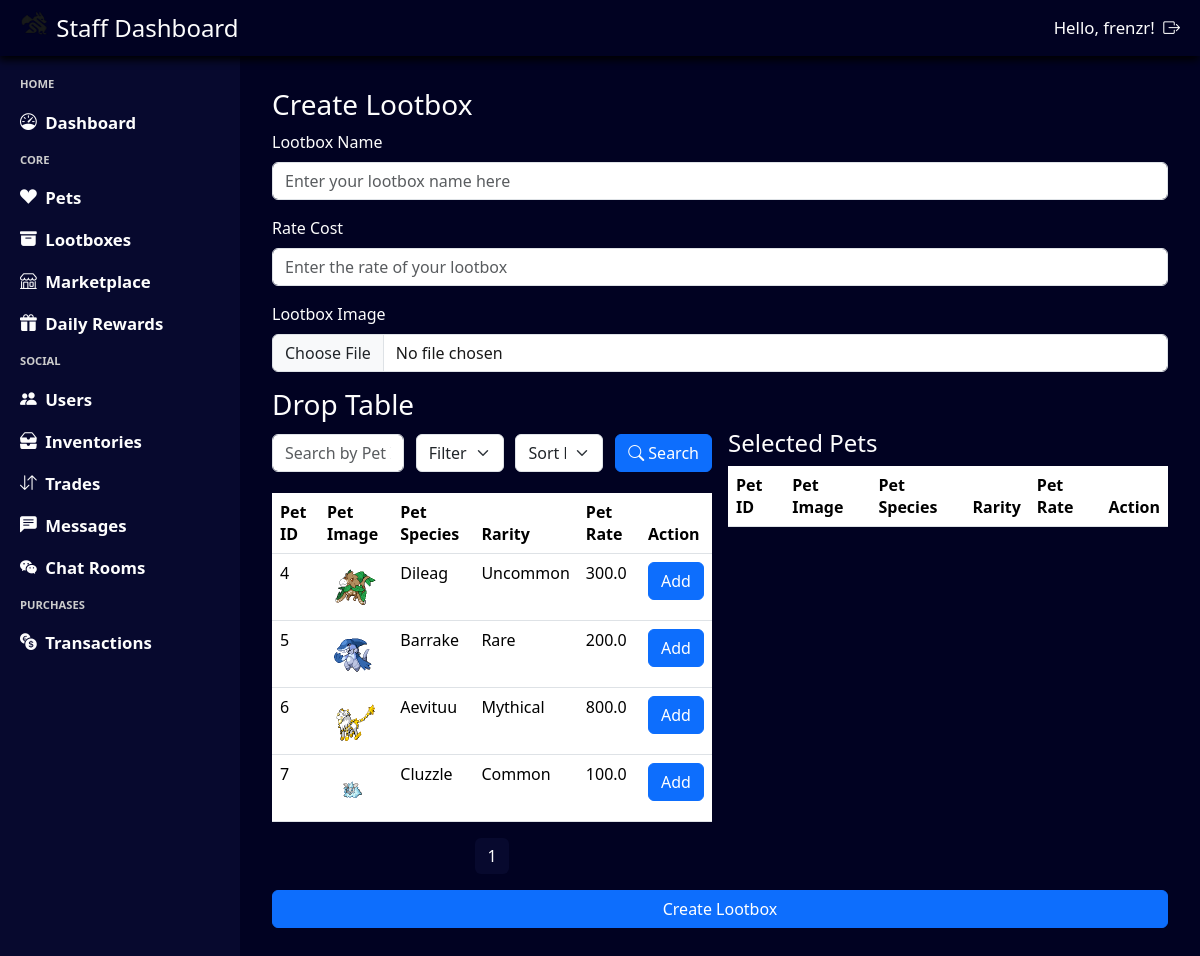
The page /staff/lootboxes/add/ (signed in) on the database its author committed.
### inventory/models.py (models this page shows, shortened)
class Pet(models.Model):
    class Rarity(models.IntegerChoices):
        COMMON = 0, 'Common'
        UNCOMMON = 1, 'Uncommon'
        RARE = 2, 'Rare'
        MYTHICAL = 3, 'Mythical'
        LEGENDARY = 4, 'Legendary'
    pet_rate = models.FloatField(null=True, blank=True)
    pet_species = models.CharField(max_length=50)
    rarity = models.IntegerField(choices=Rarity.choices)
    pet_image = models.ImageField(upload_to='pets/', null=True, blank=True)

### admin_system/views.py (the view, shortened to what this page needs)
# urls.py: path('lootboxes/add/', views.lootbox_add_view, name='lootboxes_add'),
@login_required(login_url='admin_login')
@user_passes_test(login_url='admin_login', test_func=is_staff)
def lootbox_add_view(request):
    query = request.GET.get('search', '')
    filter_by = request.GET.get('filter', '')
    sort_by = request.GET.get('sort', '')
    pets = Pet.objects.all()
    if sort_by == 'descending':
        pets = pets.reverse()
    paginator = Paginator(pets, 10)  # Show 10 pets per page
    page_number = request.GET.get('page')
    page_obj = paginator.get_page(page_number)
    rarity_choices = Pet.Rarity.choices
    return render(request, 'staff_lootboxes_add.html', {'page_obj': page_obj, 'rarity_choices': rarity_choices})

### admin_system/views.py (called while the page is built)
def is_staff(user):
    return user.is_staff

### base_template/context_processor.py (called while the page is built)
def profile_context(request):
    if request.user.is_authenticated:
        try:
            profile = Profile.objects.get(user = request.user)
            return {'navbar_profile': profile}
        except Profile.DoesNotExist:
            return {'navbar_profile': None}
    return {'navbar_profile': None}

### notification/context_processor.py (called while the page is built)
def notification_context(request):
    if request.user.is_authenticated:
        notifications = Notification.objects.filter(user=request.user, notif_status=Notification.Status.unread).count()
        return {'notifications': notifications}
    return {'notifications': 0}

### admin_system/templates/staff_lootboxes_add.html (shortened to what this page needs)
{% extends "staff_template.html" %}
{% load static %}
{% block css %}
    <link rel="stylesheet" href="{% static 'staff_lootboxes_add.css' %}"/>
{% endblock %}
{% block content %}
<div class="staff-lootboxes-add-container">
    <h3>Create Lootbox</h3>
    <div class="mb-3">
        <label for="lootbox_name" class="form-label">Lootbox Name</label>
        <input type="text" class="form-control" id="lootbox_name" placeholder="Enter your lootbox name here">
    </div>
    <div class="mb-3">
        <label for="rate_cost" class="form-label">Rate Cost</label>
        <input type="number" class="form-control" id="rate_cost" placeholder="Enter the rate of your lootbox">
    </div>
    <div class="mb-3">
        <label for="image" class="form-label">Lootbox Image</label>
        <input type="file" class="form-control" id="image">
    </div>
    <h3>Drop Table</h3>
    <div class="staff-lootboxes-add-droptable">
        <div class="staff-lootboxes-add-pets">
            <form class="staff-lootboxes-add-pets-header" method="get" action="{% url 'lootboxes_add' %}">
                <div id="search-container">
                    <input type="text" name="search" class="form-control staff-lootboxes-add-pets-header-search" placeholder="Search by Pet ID or Species" aria-label="Search" aria-describedby="basic-addon1">
                </div>
                <select name="filter" class="form-select staff-lootboxes-add-pets-header-filter" aria-label="Filter">
                    <option value="pet_id" selected>Filter by: Pet ID</option>
                </select>
                <select name="sort" class="form-select staff-lootboxes-add-pets-header-sort" aria-label="Sort">
                    <option value="" selected disabled>Sort by:</option>
                </select>
                <button class="btn btn-primary staff-lootboxes-add-pets-header-button" id="staff-lootboxes-add-pets-header-button-search">
                    <i class="bi bi-search"></i>
                    Search
                </button>
            </form>
            <table class="table">
                <thead>
                    <tr>
                        <th scope="col">Pet ID</th>
                        <th scope="col">Pet Image</th>
                        <th scope="col">Pet Species</th>
                        <th scope="col">Rarity</th>
                        <th scope="col">Pet Rate</th>
                        <th scope="col">Action</th>
                    </tr>
                </thead>
                <tbody>
                    {% for pet in page_obj %}
                    <tr>
                        <td>{{ pet.id }}</td>
                        <td><img src="{{ pet.pet_image.url }}" alt="Pet Image" width="50"></td>
                        <td>{{ pet.pet_species }}</td>
                        <td>{{ pet.get_rarity_display }}</td>
                        <td>{{ pet.pet_rate }}</td>
                        <td>
                            <button type="button" class="btn btn-primary add-pet-button" data-pet-id="{{ pet.id }}" data-rarity="{{ pet.get_rarity_display|lower }}">Add</button>
                        </td>
                    </tr>
                    {% endfor %}
                </tbody>
            </table>
            <nav aria-label="Page navigation">
                <ul class="pagination">
                    {% for num in page_obj.paginator.page_range %}
                        {% if page_obj.number == num %}
                            <li class="page-item active"><a class="page-link" href="#">{{ num }}</a></li>
                        {% elif num > page_obj.number|add:'-3' and num < page_obj.number|add:'3' %}
                            <li class="page-item"><a class="page-link" href="?page={{ num }}">{{ num }}</a></li>
                        {% endif %}
                    {% endfor %}
                </ul>
            </nav>
        </div>
        <div class="staff-lootboxes-add-result">
            <h4>Selected Pets</h4>
            <table class="table">
                <thead>
                    <tr>
                        <th scope="col">Pet ID</th>
                        <th scope="col">Pet Image</th>
                        <th scope="col">Pet Species</th>
                        <th scope="col">Rarity</th>
                        <th scope="col">Pet Rate</th>
                        <th scope="col">Action</th>
                    </tr>
                </thead>
            </table>
        </div>
    </div>
    <button id="create-lootbox-button" class="btn btn-primary">Create Lootbox</button>
</div>
{% endblock %}

### admin_system/templates/staff_template.html (shortened to what this page needs)
{% load static %}
<html>
    <head>
        <link rel="stylesheet" type="text/css" href="{% static 'staff_template.css' %}">
        <link rel="stylesheet" href="https://cdn.jsdelivr.net/npm/bootstrap@5.3.3/dist/css/bootstrap.min.css">
        <link rel="stylesheet" href="https://cdn.jsdelivr.net/npm/bootstrap-icons@1.11.3/font/bootstrap-icons.min.css">
        {% block css %}{% endblock %}
    </head>
    <body>
        <div class = "staff-template-container">
            <div class = "staff-template-navbar">
                <div class = "staff-template-navbar-title">
                    <img src="{% static 'logo.png' %}" alt="Logo" width="30" height="24" class="d-inline-block align-text-top">
                    Staff Dashboard
                </div>
                <div class = "staff-template-navbar-auth">
                    Hello, {{ user.username }}!
                    <a class = "staff-template-navbar-auth-item" href="{% url "staff_logout" %}">
                        <i class="bi bi-box-arrow-right"></i>
                    </a>
                </div>
            </div>
            <div class = "staff-template-left">
                HOME
                <a class = "staff-template-left-item" href="{% url 'staff_dashboard' %}">
                    <i class="bi bi-speedometer"></i>Dashboard
                </a>
                CORE
                <a class = "staff-template-left-item" href="{% url 'staff_pets' %}">
                    <i class="bi bi-suit-heart-fill"></i>Pets
                </a>
                <a class = "staff-template-left-item"  href="{% url 'staff_lootboxes' %}">
                    <i class="bi bi-archive-fill"></i>Lootboxes
                </a>
                <a class = "staff-template-left-item"  href="{% url 'staff_marketplace' %}">
                    <i class="bi bi-shop"></i>Marketplace
                </a>
                <a class = "staff-template-left-item"  href="{% url 'query_staff_rewards' %}">
                    <i class="bi bi-gift-fill"></i>Daily Rewards
                </a>
                SOCIAL
                <a class = "staff-template-left-item" href="{% url 'staff_users' %}">
                    <i class="bi bi-people-fill"></i>Users
                </a>
                <a class = "staff-template-left-item" href="{% url 'query_inventory' %}">
                    <i class="bi bi-inboxes-fill"></i>Inventories
                </a>
                <a class = "staff-template-left-item" href="{% url 'query_trades' %}">
                    <i class="bi bi-arrow-down-up"></i>Trades
                </a>
                <a class = "staff-template-left-item" href="{% url 'query_chats' %}">
                    <i class="bi bi-chat-left-text-fill"></i>Messages
                </a>
                <a class = "staff-template-left-item" href="{% url 'query_chat_rooms' %}">
                    <i class="bi bi-wechat"></i>Chat Rooms
                </a>
                PURCHASES
                <a class = "staff-template-left-item" href="{% url 'staff_transactions' %}">
                    <i class="bi bi-currency-exchange"></i>Transactions
                </a>
            </div>
            <div class = "staff-template-content">
                {% block content %}
                {% endblock %}
            </div>
        </div>
    </body>
</html>

### base_template/static/staff_template.css (style rules this page uses)
* { box-sizing: border-box; color: #fdfdfd; }
html, body { height: 100%; margin: 0; overflow: hidden; }
.staff-template-container { background-color: #010222; height: 100dvh; width: 100dvw; display: grid; grid-template-columns: 0.25fr 1fr; grid-template-rows: 56px 1fr; grid-template-areas: "navbar navbar" "sidebar main-content"; }
.staff-template-navbar { grid-area: navbar; background-color: #010222; display: flex; align-items: center; justify-content: space-between; padding: 0 20px; font-size: 1.5em; font-weight: 500; gap: 0.5em; filter: drop-shadow(-1px 4px 4px #000000); }
.staff-template-navbar-auth { display: flex; gap: 0.5em; align-items: center; font-size: 0.7em; font-weight: medium; }
.staff-template-left { grid-area: sidebar; background-color: #07092E; display: flex; flex-direction: column; align-items: left; padding: 20px; gap: 1.5em; color: #CCCCCC; font-size: 0.7em; font-weight: 600; }
.staff-template-left-item { display: flex; gap: 0.5em; align-items: center; font-size: 1.5em; }
a { color: #fdfdfd !important; text-decoration: none !important; }
select option { color: #1a1a1a !important; }
.pagination > .page-item > .page-link { background-color: #07092E; color: #fdfdfd; border: none; }

### base_template/static/staff_lootboxes_add.css (style rules this page uses)
.staff-lootboxes-add-container { width: 100%; height: calc(100vh - 56px); display: flex; flex-direction: column; padding: 2em; overflow-y: auto; }
.staff-lootboxes-add-container input { width: 100%; color: #1a1a1a; }
.staff-lootboxes-add-droptable { height: 30em; display: grid; grid-template-columns: 1fr 1fr; grid-template-rows: 1fr; gap: 1em; grid-template-areas: "pet result"; }
.staff-lootboxes-add-pets { grid-area: pet; display: flex; flex-direction: column; align-items: center; }
.staff-lootboxes-add-result { grid-area: result; height: 100%; overflow-y: auto; }
.staff-lootboxes-add-pets-header { width: 100%; display: flex; justify-content: space-between; align-items: center; height: 2em; height: 3em; }
#search-container { width: 30%; }
.staff-lootboxes-add-pets-header-filter { width: 20%; }
.staff-lootboxes-add-pets-header-sort { width: 20%; }

### rows shown on the page
Pet: id "4", pet_image (picture), pet_species "Dileag", rarity "Uncommon", pet_rate "300.0"
Pet: id "5", pet_image (picture), pet_species "Barrake", rarity "Rare", pet_rate "200.0"
Pet: id "6", pet_image (picture), pet_species "Aevituu", rarity "Mythical", pet_rate "800.0"
Pet: id "7", pet_image (picture), pet_species "Cluzzle", rarity "Common", pet_rate "100.0"

### other values the page prints
{{ user.username }} "frenzr"
{{ num }} "1"
